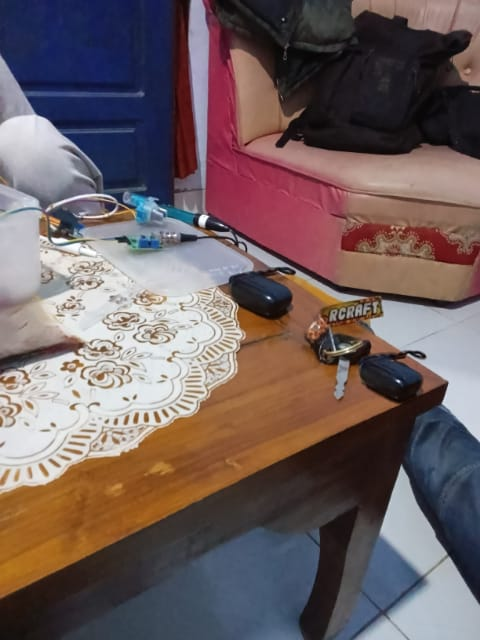
#> input picture splicing.jpg, 480 x 640 px; its folder holds only this picture in this run
$ python test_copy_move_fix.py   (older library calls are emulated)
#> lines starting #> are read from the running program, lines starting #| are printed output that depends on the picture
#> in test_copy_move_detection, image_pil is the input picture: PIL image 480x640 RGB; mean R, G, B 111.5, 95.8, 96.2
#|   Original size: (480, 640)
### validation.py
"""
Image validation and preprocessing functions
"""

import os
import numpy as np
from PIL import Image, ImageEnhance
import cv2
try:
    import exifread
    EXIFREAD_AVAILABLE = True
except Exception:
    EXIFREAD_AVAILABLE = False
from datetime import datetime
from config import VALID_EXTENSIONS, MIN_FILE_SIZE, TARGET_MAX_DIM

# [190 lines left out: functions validate_image_file, extract_enhanced_metadata, check_enhanced_metadata_consistency, calculate_metadata_authenticity_score, not called in this run]

def advanced_preprocess_image(image_pil, target_max_dim=TARGET_MAX_DIM, normalize=True):
    """Advanced preprocessing dengan enhancement, size optimization, dan normalisasi."""
#> called with target_max_dim = 2000, normalize = True
    if image_pil.mode != 'RGB':
        image_pil = image_pil.convert('RGB')

    original_width, original_height = image_pil.size
    print(f"  Original size: {original_width} × {original_height}")
#|   Original size: 480 × 640

    # Simpan salinan dari gambar asli sebelum diubah ukurannya untuk analisis tertentu
    original_pil_copy = image_pil.copy()

    # Pengubahan ukuran yang lebih agresif untuk gambar yang sangat besar
    if original_width > target_max_dim or original_height > target_max_dim:
        ratio = min(target_max_dim / original_width, target_max_dim / original_height)
        new_size = (int(original_width * ratio), int(original_height * ratio))
        image_pil = image_pil.resize(new_size, Image.Resampling.LANCZOS)
        print(f"  Resized to: {new_size[0]} × {new_size[1]} (ratio: {ratio:.3f})")

    image_array = np.array(image_pil)

    # Normalisasi (opsional, default True)
    if normalize:
        # Terapkan CLAHE (Contrast Limited Adaptive Histogram Equalization) untuk meningkatkan kontras lokal
        lab = cv2.cvtColor(image_array, cv2.COLOR_RGB2LAB)
#> lab: shape (640, 480, 3); mean of channels 0, 1, 2 105.5, 136.2, 130.5
        l, a, b = cv2.split(lab)
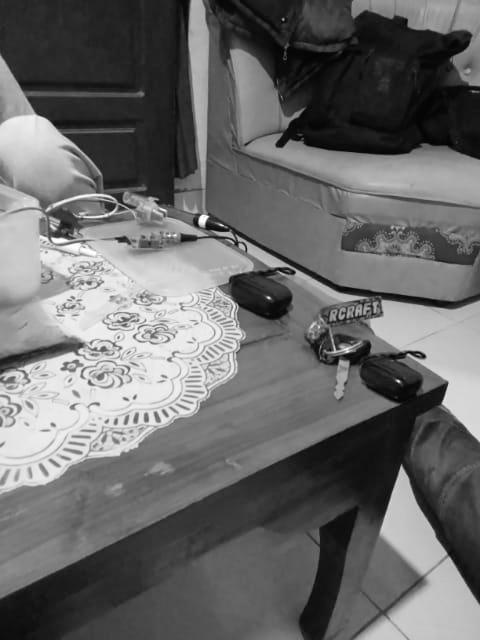
#> l: shape (640, 480); min 0, max 255, mean 105.5
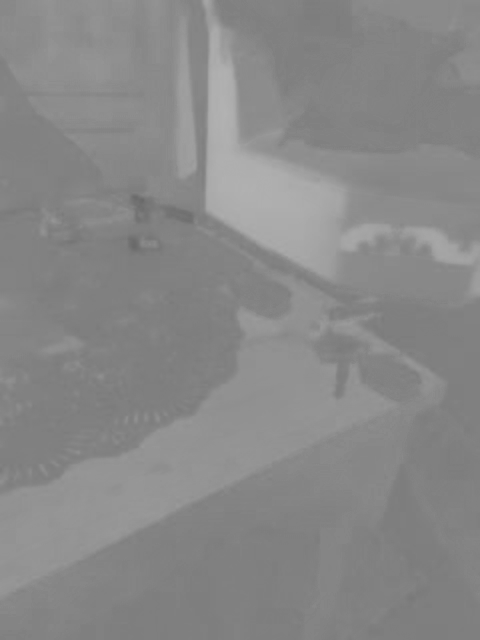
#> a: shape (640, 480); min 105, max 178, mean 136.2
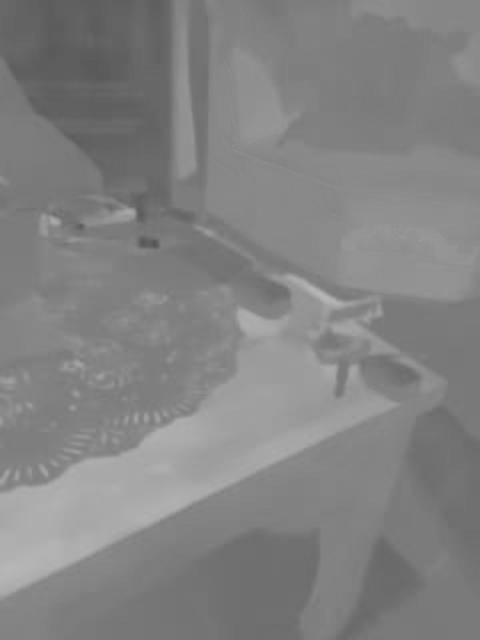
#> b: shape (640, 480); min 84, max 183, mean 130.5
        clahe = cv2.createCLAHE(clipLimit=2.0, tileGridSize=(8, 8))
        cl = clahe.apply(l)
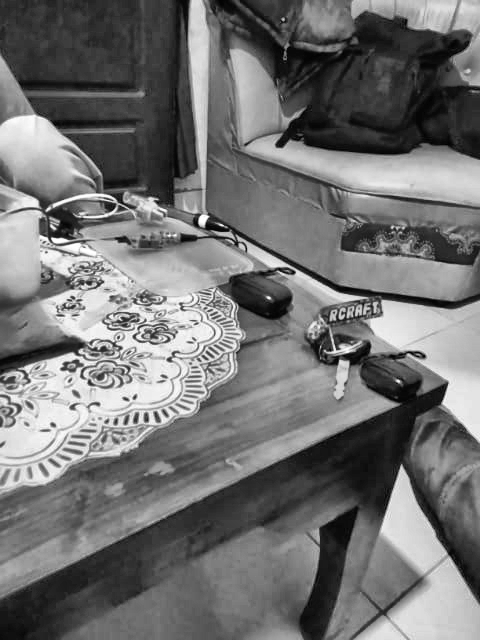
#> cl: shape (640, 480); min 1, max 255, mean 114.8
        limg = cv2.merge((cl, a, b))
#> limg: shape (640, 480, 3); mean of channels 0, 1, 2 114.8, 136.2, 130.5
        image_array = cv2.cvtColor(limg, cv2.COLOR_LAB2RGB)
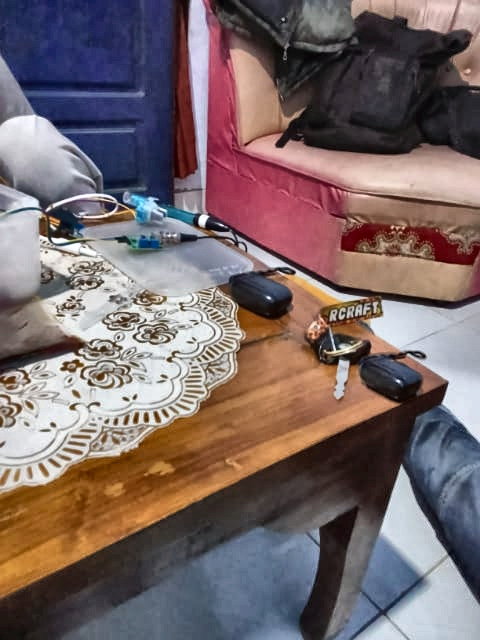
#> image_array: shape (640, 480, 3); mean R, G, B 120.7, 104.6, 105.1
        print("  Applied CLAHE for contrast enhancement.")

    # Denoising ringan hanya untuk gambar yang lebih kecil
    if max(image_pil.size) <= 2000:
        try:
            denoised = cv2.fastNlMeansDenoisingColored(image_array, None, 3, 3, 7, 21)
#|   Preprocessed size: (480, 640)
            print("  Applied light denoising.")
        except AttributeError:
            # Fallback denoising jika fungsi tidak tersedia
            denoised = cv2.bilateralFilter(image_array, 9, 75, 75)
            print("  Applied fallback bilateral filter for denoising.")

        # Kembalikan gambar yang telah diproses dan salinan asli yang telah diubah ukurannya
        return Image.fromarray(denoised), image_pil
    else:
        print("  Skipping denoising for large image.")
        # Kembalikan gambar yang telah diproses (hanya normalisasi) dan salinan asli yang telah diubah ukurannya
        return Image.fromarray(image_array), image_pil

### feature_detection.py
"""
Feature detection and matching functions
"""

import numpy as np
import cv2
try:
    from sklearn.preprocessing import normalize as sk_normalize
    SKLEARN_AVAILABLE = True
except Exception:
    SKLEARN_AVAILABLE = False
    # [4 lines left out: function sk_normalize, not called in this run]
from config import *

def extract_multi_detector_features(image_pil, ela_image_pil, ela_mean, ela_stddev, sift_nfeatures=SIFT_FEATURES):
    """Extract features using multiple detectors (SIFT, ORB, SURF)"""
#> called with ela_mean = 30, ela_stddev = 15, sift_nfeatures = 500
    ela_np = np.array(ela_image_pil)

    # Adaptive thresholding with multiple methods
    thresholds = [
        ela_mean + 1.2 * ela_stddev,  # Standard threshold
        ela_mean + 1.0 * ela_stddev,  # Lower threshold for more sensitive detection
        np.percentile(ela_np, 75),    # 75th percentile
    ]
#> thresholds = [48, 45, 166]

    # Try multiple thresholds and select the one that gives reasonable ROI size
    best_roi_mask = None
    best_roi_pixels = 0

    for thresh_val in thresholds:
        thresh_val = max(min(thresh_val, 200), 20)  # Clamp between 20-200
        temp_mask = (ela_np > thresh_val).astype(np.uint8) * 255

        # Apply morphological operations
        kernel = cv2.getStructuringElement(cv2.MORPH_ELLIPSE, (5, 5))
        temp_mask = cv2.morphologyEx(temp_mask, cv2.MORPH_CLOSE, kernel)
        temp_mask = cv2.morphologyEx(temp_mask, cv2.MORPH_OPEN, kernel)

        roi_pixels = np.sum(temp_mask > 0)
        total_pixels = temp_mask.size
        roi_percentage = roi_pixels / total_pixels

        # Prefer masks that cover 10-40% of image
        if 0.1 <= roi_percentage <= 0.4 and roi_pixels > best_roi_pixels:
            best_roi_mask = temp_mask
            best_roi_pixels = roi_pixels
#> this loop made 3 passes
#> (thresh_val, roi_pixels, roi_percentage, best_roi_pixels) on pass 3: (166, 249332, 0.271, 249332)
#> pass 1, in extract_multi_detector_features, `temp_mask = cv2.morphologyEx(temp_mask, cv2.MORPH_CLOSE, kernel)`:
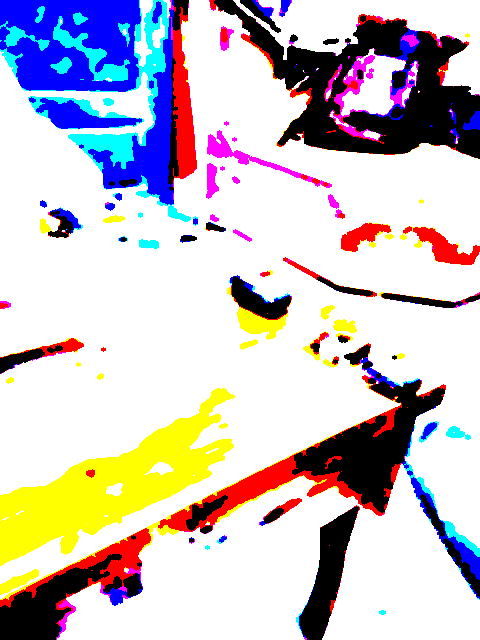
#> temp_mask: shape (640, 480, 3); mean R, G, B 201.9, 194.2, 197.9
#> pass 1, in extract_multi_detector_features, `temp_mask = cv2.morphologyEx(temp_mask, cv2.MORPH_OPEN, kernel)`:
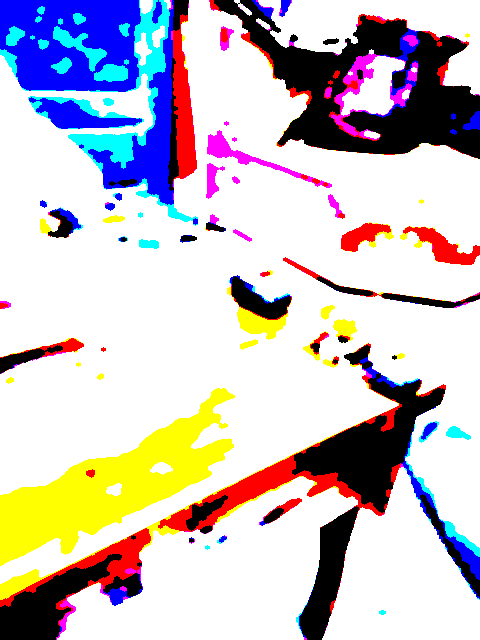
#> temp_mask: shape (640, 480, 3); mean R, G, B 200.8, 193.2, 196.9
#> after the loop, best_roi_pixels = 249332
#> (the rest of the program and of its run is left out)
